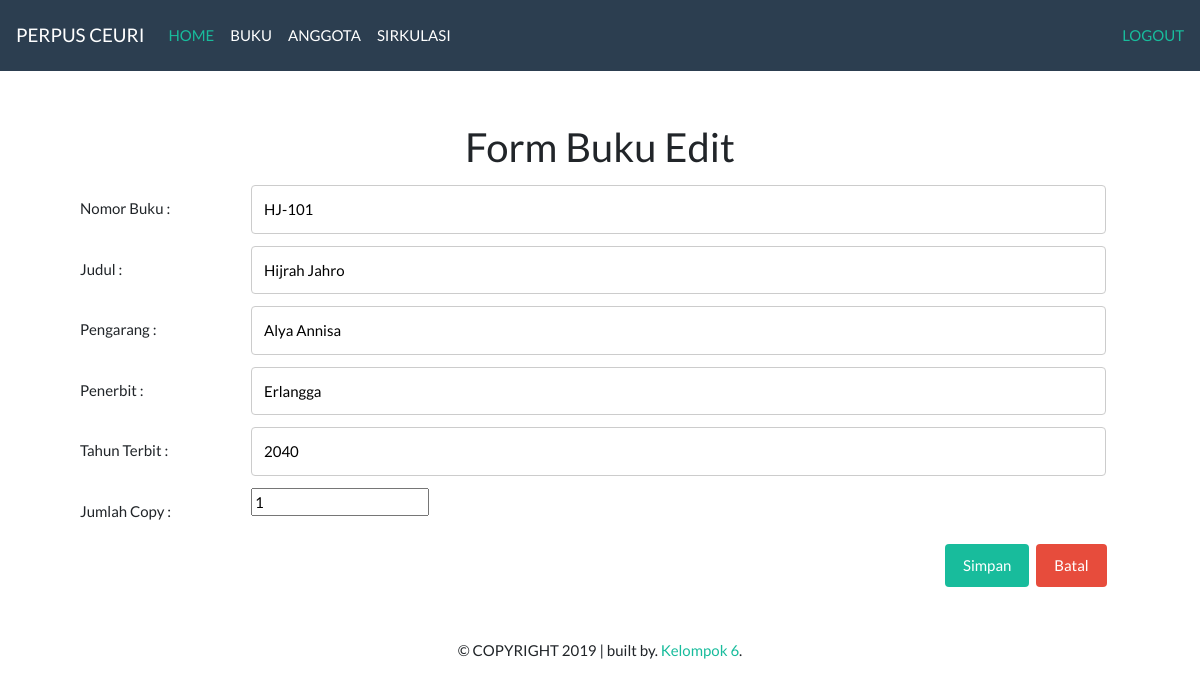
Page /form_buku_edit.php?id=25 (signed in) on the committed database.
### tables this page shows
CREATE TABLE `t_buku` (
  `id` int(6) NOT NULL,
  `kode_buku` varchar(10) DEFAULT NULL,
  `judul` varchar(50) DEFAULT NULL,
  `pengarang` varchar(25) DEFAULT NULL,
  `penerbit` varchar(30) DEFAULT NULL,
  `tahun` varchar(4) DEFAULT NULL,
  `jml_copy` int(3) DEFAULT '0'
);

### form_buku_edit.php (the view, shortened to what this page needs)
<?php
  include "koneksi.php";
  $id = $_GET['id'];
  $sql="select * from t_buku where id='$id'";
  $hasil = mysqli_query($conn, $sql);
  $data = mysqli_fetch_array($hasil);
  $kode_buku = $data['kode_buku'];
  $judul = $data['judul'];
  $pengarang = $data['pengarang'];
  $penerbit = $data['penerbit'];
  $tahun = $data['tahun'];
  $jml_copy = $data['jml_copy'];
?>
 <?php
 include_once "header.php"
 ?>
 <!DOCTYPE html>
 <html>
 <head>
</head>
<body>
  <?php include_once "header.php" ?>&nbsp;&nbsp;
  <div class="container">
<form class="content" action="buku_edit.php" method="post">
  <h2><center>Form Buku Edit</center></h2>
    <div class="row">
      <div class="col-25">
        <label>Nomor Buku : </label>
      </div>
      <div class="col-75">
        <input type="text" name="kode_buku" value="<?php echo $kode_buku; ?>"><br>
      </div>
    </div>
    <div class="row">
      <div class="col-25">
        <label>Judul :</label>
      </div>
      <div class="col-75">
        <input type="text" name="judul" value="<?php echo $judul; ?>" autofocus> <br>
      </div>
    </div>
    <div class="row">
      <div class="col-25">
        <label>Pengarang :</label>
      </div>
      <div class="col-75">
        <input type="text" name="pengarang" value="<?php echo $pengarang; ?>"> <br>
      </div>
    </div>
    <div class="row">
      <div class="col-25">
        <label>Penerbit :</label>
      </div>
      <div class="col-75">
          <input type="text" name="penerbit" value="<?php echo $penerbit; ?>"> <br>
      </div>
    </div>
    <div class="row">
      <div class="col-25">
        <label>Tahun Terbit :</label>
      </div>
      <div class="col-75">
       <input type="text" name="tahun" value="<?php echo $tahun; ?>"> <br>
      </div>
    </div>
    <div class="row">
      <div class="col-25">
        <label>Jumlah Copy :</label>
      </div>
      <div class="col-75">
       <input type="number" name="jml_copy" value="<?php echo $jml_copy; ?>"> <br>
      </div>
    </div>
      <button class="btn btn-success" type="submit" name="simpan">Simpan</button>
      <button class="btn btn-danger" type="submit" name="batal">Batal</button>
  </form>
</div>
  <?php
  include_once "footer.php" ?>

### form_buku_edit.php (style rules this page uses)
* { box-sizing: border-box; }
body { height: 30px; }
input[type=text], select, textarea { width: 100%; padding: 12px; border: 1px solid #ccc; border-radius: 4px; resize: vertical; }
label { padding: 12px 12px 12px 0; display: inline-block; }
button[name=simpan] { color: white; padding: 10px 18px; margin:2px; border: none; border-radius: 4px; cursor: pointer; margin-left: 900px; }
button[name=batal] { color: white; padding: 10px 18px; margin:2px; border: none; border-radius: 4px; cursor: pointer; margin-right: 30px; }
.container { border-radius: 5px; padding: 20px; margin:10px; }
.col-25 { float: left; width: 15%; margin-top: 6px; margin-left:50px; }
.col-75 { float: left; width: 75%; margin-top: 6px; }
.row:after { content: ""; display: table; clear: both; }

### rows in the picture
t_buku: kode_buku "HJ-101", judul "Hijrah Jahro", pengarang "Alya Annisa", penerbit "Erlangga", tahun "2040", jml_copy "1"
